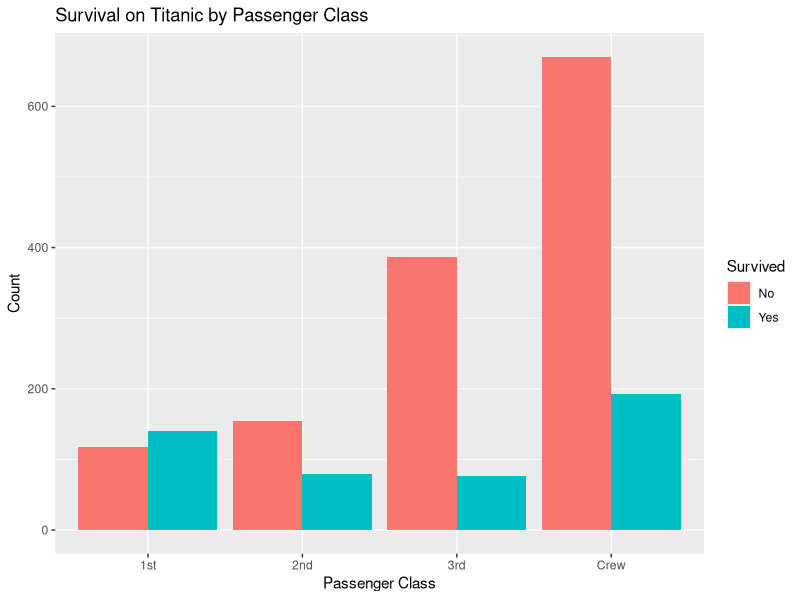
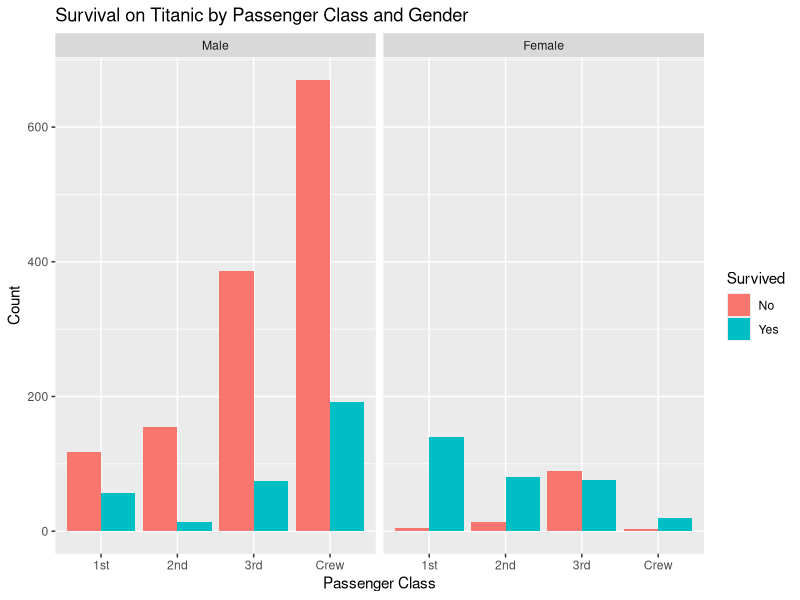

These figures' R source, in order:
library(ggplot2)
data("Titanic")
titanic_df <- as.data.frame(Titanic)
ggplot(titanic_df, aes(x=Class, y=Freq, fill=Survived)) + 
  geom_bar(stat="identity", position="dodge") + 
  ggtitle("Survival on Titanic by Passenger Class") + 
  xlab("Passenger Class") + 
  ylab("Count")
ggplot(titanic_df, aes(x=Class, y=Freq, fill=Survived)) + 
  geom_bar(stat="identity", position="dodge") + 
  facet_wrap(~Sex) +
  ggtitle("Survival on Titanic by Passenger Class and Gender") + 
  xlab("Passenger Class") + 
  ylab("Count")

